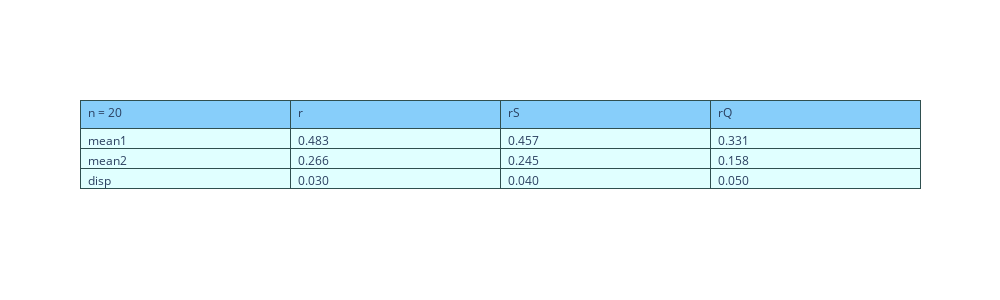
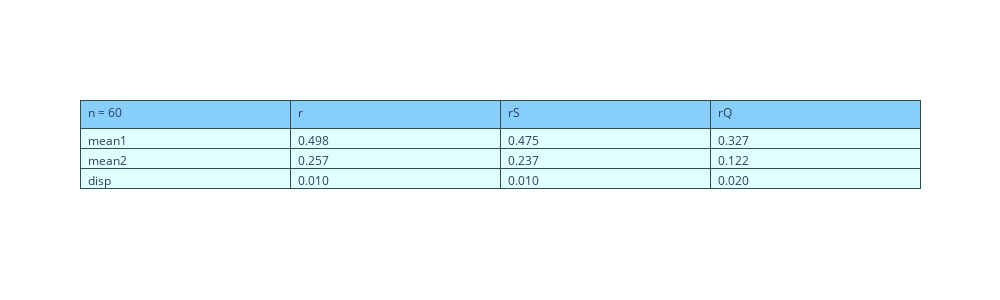
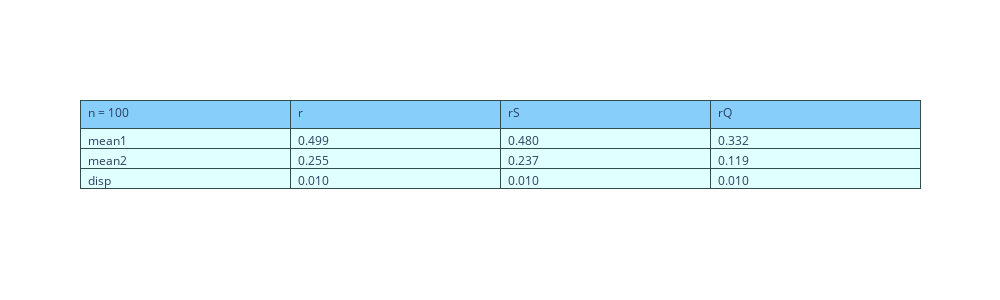

The notebook cell these images were saved under, in order:
### Code cell
f = N_(0,0,1,1,0.5)
Draw(f,20)
Draw(f,60)
Draw(f,100)

### Figure 1 — Plotly figure (JSON) as saved in the notebook; plotly's stock layout.template omitted (floating-point values rounded to 4 significant figures)
{"data": [{"cells": {"align": "left", "fill": {"color": "lightcyan"}, "format": ["", ".3f"], "line": {"color": "darkslategray"}, "values": [["mean1", "mean2", "disp"], [0.4825, 0.2658, 0.03], [0.4567, 0.2453, 0.04], [0.3313, 0.1575, 0.05]]}, "header": {"align": "left", "fill": {"color": "lightskyblue"}, "line": {"color": "darkslategray"}, "values": ["n = 20", "r", "rS", "rQ"]}, "type": "table"}], "layout": {"height": 300, "width": 1000}}

### Figure 2 — Plotly figure (JSON) as saved in the notebook; plotly's stock layout.template omitted (floating-point values rounded to 4 significant figures)
{"data": [{"cells": {"align": "left", "fill": {"color": "lightcyan"}, "format": ["", ".3f"], "line": {"color": "darkslategray"}, "values": [["mean1", "mean2", "disp"], [0.4977, 0.2572, 0.01], [0.4754, 0.2369, 0.01], [0.3265, 0.1224, 0.02]]}, "header": {"align": "left", "fill": {"color": "lightskyblue"}, "line": {"color": "darkslategray"}, "values": ["n = 60", "r", "rS", "rQ"]}, "type": "table"}], "layout": {"height": 300, "width": 1000}}

### Figure 3 — Plotly figure (JSON) as saved in the notebook; plotly's stock layout.template omitted (floating-point values rounded to 4 significant figures)
{"data": [{"cells": {"align": "left", "fill": {"color": "lightcyan"}, "format": ["", ".3f"], "line": {"color": "darkslategray"}, "values": [["mean1", "mean2", "disp"], [0.4989, 0.2549, 0.01], [0.4798, 0.2368, 0.01], [0.3317, 0.1193, 0.01]]}, "header": {"align": "left", "fill": {"color": "lightskyblue"}, "line": {"color": "darkslategray"}, "values": ["n = 100", "r", "rS", "rQ"]}, "type": "table"}], "layout": {"height": 300, "width": 1000}}
